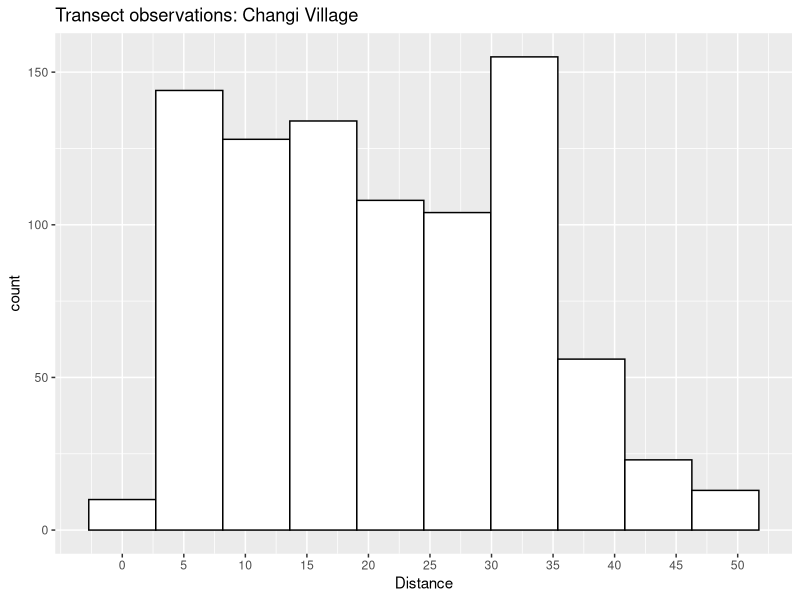
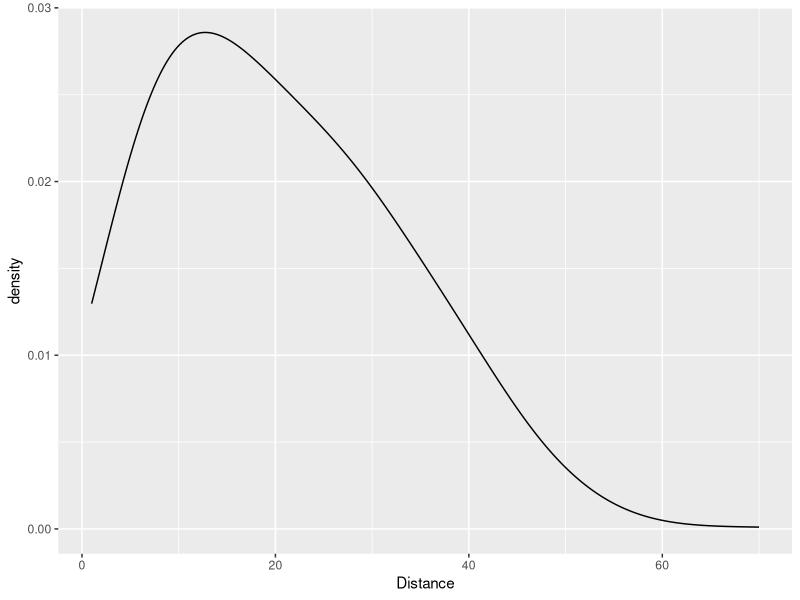
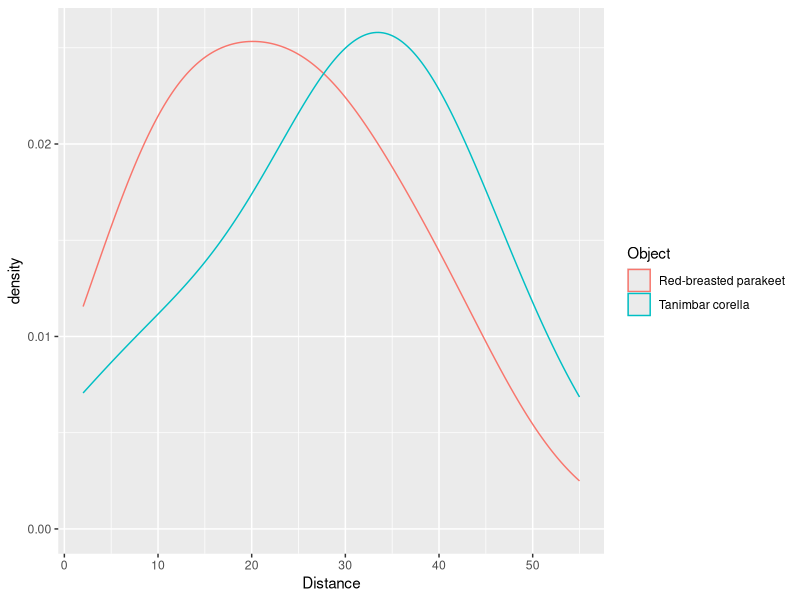

Here is the R script that generated these plots, in order:
library(tidyverse)
library(vegan)
library(lubridate)

changiv<-read.csv("Composition/Comp_ChangiVill.csv")
dim(changiv)
head(changiv)
class(changiv)
summary(changiv)
ls(changiv)

# factorize
changiv$Object<-factor(changiv$Object)
changiv$Region.Label<-factor(changiv$Region.Label)
changiv$Study.Area<-factor(changiv$Study.Area)
changiv$Sample.Label<-factor(changiv$Sample.Label)
changiv$AMPM<-factor(changiv$AMPM)

# dates 
changiv$Date<-dmy(changiv$Date)

# hist
changiv %>% 
  filter(Distance<=50) %>% 
  ggplot(aes(Distance))+
  geom_histogram(bins = 10,
                 colour="black",fill="white")+
  scale_x_continuous(breaks=seq(0,50,by=5))+
  labs(title="Transect observations: Changi Village")

# line hist
changiv %>% 
  ggplot(aes(Distance)) + 
  geom_density(adjust=2)

#for parrots
rbpobs<-changiv %>% 
  filter(Object=="Red-breasted parakeet" | Object=="Tanimbar corella")

rbpobs %>% 
  ggplot(aes(Distance,color=Object)) + 
  geom_density(adjust=2)


  
  